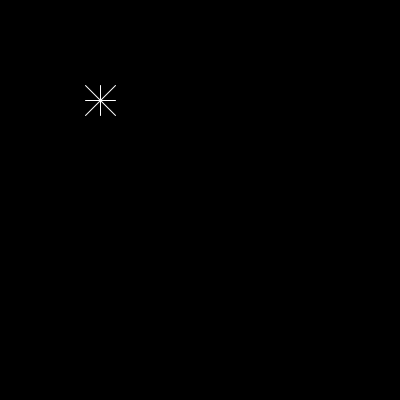
Frame 1 (no input)
Frame 60 (the mouse pressed at the canvas centre just before this capture): identical to frame 1, image omitted
Frame 120 (the mouse held since frame 60 and released just before this capture): identical to frame 1, image omitted

The Processing sketch that drew this single still picture (run headless with seeded random() and noise(); from frame 60 on, the mouse is pressed at the canvas centre):

// Processing sketch: Star
// ── Star.pde
///////////////////////////////////////////
/*
 DESIGNING PROGRAMS 1.0
 AN INTRODUCTORY COURSE FOR DESIGN STUDENTS
 
 IMPLEMENTED BY THE FREE ART BUREAU 2014 
 >>> www.freeartbureau.org
 +++++++++++++++++++++++++++ 
 LES BASES : FONCTIONS
 SKETCH : STAR
 PARENT SKETCH : NONE
 TYPE : STATIQUE
 */
/////////////////////////// GLOBALS ////////////////////////////


/////////////////////////// SETUP ////////////////////////////

void setup() {
  size(400, 400);
  background(0);
  smooth();
  stroke(255);
  strokeWeight(1);
}

/////////////////////////// DRAW ////////////////////////////
void draw() {
    background(0);
    translate(100,100);
    star();
}

/////////////////////////// FUNCTIONS ////////////////////////////
void star() {
  line(-15, -15, 15, 15);
  line(15, -15, -15, 15);
  line(-15, 0, 15, 0);
  line(0, -15, 0, 15);
}
